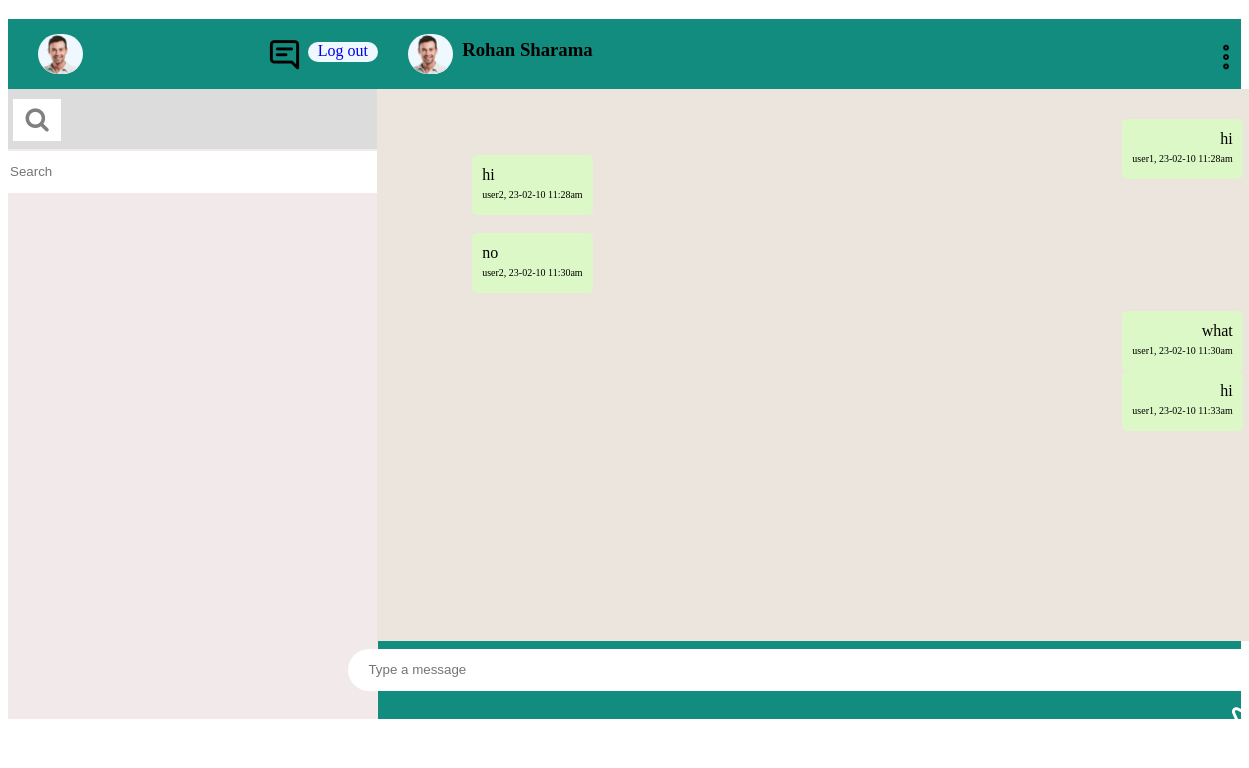
The app's page /index.php (signed in) with its own data.
### tables this page shows
CREATE TABLE `gp_chat_db` (
  `uname` varchar(100) NOT NULL,
  `msg` varchar(5000) NOT NULL,
  `dt` varchar(100) NOT NULL
);

### index.php (the view, shortened to what this page needs)
<!DOCTYPE html>
<html lang="en">
<head>
    <link rel="stylesheet" href="css/style.css">
    <link rel="stylesheet" href="https://unicons.iconscout.com/release/v4.0.0/css/line.css">
    <link rel="stylesheet" href="https://cdnjs.cloudflare.com/ajax/libs/font-awesome/4.7.0/css/font-awesome.min.css">
</head>
<body>
    <div class="main">
        <div class="continer">
            <div class="left">
                <img src="img/Smiling-Man-PNG-Download-Image.png" alt="" >
                <div class="ic">
                    <i class="uil uil-comment-alt-lines"></i>
                </div>
               <a id="logout" href="logout.php">Log out</a>
            </div>
            <div class="right">
                <img src="img/Smiling-Man-PNG-Download-Image.png" alt="" >
                <h3 id="h3" >&nbsp;&nbsp;Rohan Sharama</h3>
                <img src="img/2319174.png"   height="40px" width= "40px"alt="">
            </div>
        </div>
        <div class="c1">
            <div class="l1">
                <div class="search">
                    <form class="searchform">
                    <button type="submit"><i class="fa fa-search"></i></button>
                    <input type="text" placeholder="Search">
                  </form>
                  </div>
                  </div>
            </div>
            <div class="r1">
<div class="chatboxes">
<div class="chat">
<div class="inner_div" id="chathist">
<?php
require "db_conn.php";
$query = "SELECT * FROM `gp_chat_db`";
 $run = mysqli_query($conn,$query);
 while($row = mysqli_fetch_array($run)) :
 if($_SESSION["username"]!=$row['uname']){
 ?>
 <div id="message" class="message">
 <span style="color:black;float:left;">
  <?php echo $row['msg']; ?>
 </span> <br/>
 <div>
  <span style="color:black;float:right;
   font-size:10px;clear:both;">
   <?php echo $row['uname']; ?>, <?php echo $row['dt']; ?>
 </span>
 </div>
</div>
<br/><br/>
 <?php
 }
else
{
?>
 <div id="message1" class="message1" >
 <span style="color:black;float:right;">
 <?php echo $row['msg']; ?></span> <br/>
 <div>
  <span style="color:black;float:left;
          font-size:10px;clear:both;">
   <?php echo $row['uname']; ?>,
        <?php echo $row['dt']; ?>
 </span>
</div>
</div>
<br/><br/>
<?php
}
endwhile; ?>
</div>
</div>
</div>
                <div class="messagediv">
                    <form action="inputmsg.php" method="post"  >
                    <input type="text" class="inpmessage" name="msg" placeholder="Type a message">
                    <button type="submit" class="linkk"><i class="uil uil-message" style="color:white; margin-top: 15px;"></i></a>
                  </form >
                  </div>
            </div>
        </div>
</body>
</html>

### css/style.css (style rules this page uses)
.main { height: 700px; width: 100%; background-color: #128c7e; }
.left { float: left; height: 70px; position: relative; width: 30%; background-color: #128c7e; }
.right { background-color:#128c7e; height: 70px; }
.c1 { width: 100%; }
.l1 { float: left; height: 630px; width: 30%; background-color: #F2E9EA; }
.r1 { height: 630px; background-color:#128c7e; }
.left img:first-child { float: left; margin-left: 30px; margin-top: 15px; height: 40px; border-radius: 80px; background-color: aliceblue; }
.right img:first-child { float: left; margin-left: 30px; margin-top: 15px; height: 40px; border-radius: 80px; background-color: aliceblue; }
.ic { position: absolute; left: 70%; top:25%; }
i { font-size: 35px; }
.right img:last-child { margin-top: -37px; float: right; height: 30px; width: 30px; }
h3 { padding-top: 20px; }
.search { background-color: #DCDCDC; align-items: center; width: 100%; height: 60px; }
.searchform { float: left; }
button { float: left; width:48px ; height: 42px; margin-top: 10px; margin-left: 5px; border: none!important; background-color: white; }
input { width: 390px; height: 40px; margin-top: 10px; border: none!important; }
.search i { font-size: 25px; color: gray; }
.chatboxes { height: 550px; width: 100%; background-color: blueviolet; }
.messagediv { display: flex; justify-content: center; }
.inpmessage { width: 900px; border-radius: 25px; padding-left: 20px; }
.chat { background-color: #ece5dd; position: absolute; left: 30.2%; width: 64.1%; height: 522px; overflow-y: auto; padding-left: 80px; padding-top: 30px; }
.message1 { padding:10px; color:#000; margin-right:15px; background-color:#dcf8c6; line-height:20px; max-width:90%; text-align:right; border-radius:5px; float:right; clear:both; }
.message { padding:10px; color:#000; margin-left:15px; background-color:#dcf8c6; line-height:20px; max-width:90%; display:inline-block; text-align:left; border-radius:5px; clear:both; }
#logout { margin-top: 23px; text-decoration: none; float: right; height: 20px; width: 70px; border-radius: 15px; text-align: center; cursor: pointer; background-color: aliceblue; }
.linkk { margin-top: 10px; float:right; background: none; padding: 0px; border: none; cursor: pointer; }

### records on screen
gp_chat_db: msg "hi", uname "user1", dt "23-02-10 11:28am"
gp_chat_db: msg "hi", uname "user2", dt "23-02-10 11:28am"
gp_chat_db: msg "no", uname "user2", dt "23-02-10 11:30am"
gp_chat_db: msg "what", uname "user1", dt "23-02-10 11:30am"
gp_chat_db: msg "hi", uname "user1", dt "23-02-10 11:33am"
